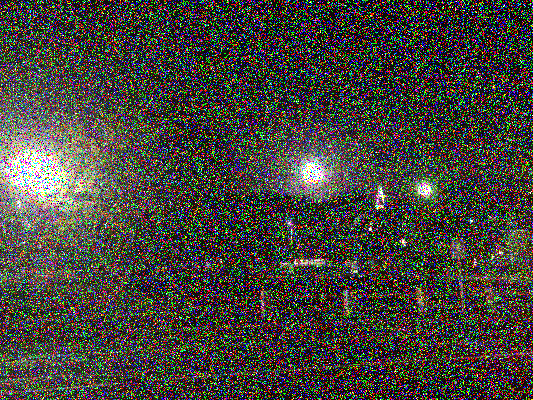
%> input picture footage/exercise.png, 533 x 400 px
$ octave Lecture_exercise.m   (GNU Octave 9; MATLAB toolbox functions it lacks are replaced by stand-ins)
%> lines starting %> are read from the running program, lines starting %| are printed output that depends on the picture
### function/SplitBregman.m
function img_denoised = SplitBregman(img_noisy, linear_solver_method, ...
    lambda, mu, OUTER_MIN_ITER, OUTER_MAX_ITER, OUTER_TOL, OUTER_ERROR, ...
    INNER_MAX_ITER, INNER_TOL)
[m,n] = size(img_noisy);
N  = m*n;
[nablaX, nablaY] = DifferenceMatrices(m,n);
A  = speye(N) + nablaX.'*nablaX + nablaY.'*nablaY;                          % {Ju: 看矩陣:full(A)}
f  = double(img_noisy(:))/255;                                               % {Ju: 轉成列向量(Nx1)}

% initialize
d  = zeros(N,1);
x  = d;
y  = d;
b1 = d;
b2 = d;
b3 = d;
u0 = f;
iterations = 0;

if strcmp(linear_solver_method, 'ssor')
    w = 1.2;
    [M1, M2] = SSOR_Precond(A, w);
else
    M1 = 0;
    M2 = 0;
end

while (OUTER_ERROR > OUTER_TOL && iterations < OUTER_MAX_ITER) || iterations <= OUTER_MIN_ITER
    iterations = iterations + 1;
    rhs = f - d + b1 + nablaX.'*(x-b2) + nablaY.'*(y-b3);
    u = LinearSysSolver(linear_solver_method, A, rhs, u0, INNER_MAX_ITER, INNER_TOL, M1, M2);
    d = shrink1(f-u+b1, lambda/mu/2);
    x = shrink1(nablaX*u+b2, 1/mu/2);
    y = shrink1(nablaY*u+b3, 1/mu/2);
    b1 = b1 + f-u-d;
    b2 = b2 + nablaX*u-x;
    b3 = b3 + nablaY*u-y;
    OUTER_ERROR = norm(u-u0)/norm(u);
%     fprintf('#(%2d)%s Error = %e\n', iterations, linear_solver_method, OUTER_ERROR);
    u0 = u;
end
img_denoised = uint8(reshape(u,m,n)*255);

### function/GradientMethod.m
function x = GradientMethod(A, rhs, x, MaxIter, Tol)
p = rhs - A*x;
Res = norm(p);
Iter = 0;
while Iter < MaxIter && Res > Tol
    Iter = Iter + 1;
    alpha = (p.'*p) / (p.'*(A*p));
    x = x + alpha*p;
    p = rhs - A*x;
    Res = norm(p);
end

### function/DifferenceMatrices.m
function [Gx, Gy] = DifferenceMatrices(m,n)
Dx = sparse(1:n-1, 1:n-1, -1, n, n) + sparse(1:n-1, 2:n, 1, n, n);
Gx = kron(Dx, speye(m));
Dy = sparse(1:m-1, 1:m-1, -1, m, m) + sparse(1:m-1, 2:m, 1, m, m);
Gy = kron(speye(n), Dy);

### function/LinearSysSolver.m
function u = LinearSysSolver(method, A, rhs, u0, maxiter, tol, M1, M2)
switch method
    case 'mld'
        u = A\rhs;                                                      % {En: Direct: mldivide}
    case 'g'
        u = GradientMethod(A, rhs, u0, maxiter, tol);                   % {En: Iterative(Symmetric): Gradient}
    case 'cg'
        u = ConjugateGradientMethod(A, rhs, u0, maxiter, tol);          % {En: Iterative(Symmetric): Conjugate Gradient}
    case 'cgs'
        [u, ~] = cgs(A, rhs, tol, maxiter, [], [], u0);                 % {En: Iterative(Nonsymmetric): Conjugate Gradient Square}
    case 'pcg'
        [u, ~] = pcg(A, rhs, tol, maxiter, [], [], u0);                 % {En: Iterative(Symmetric): Preconditioned Conjugate Gradient
    case 'ssor'
        [u, ~] = pcg(A, rhs, tol, maxiter, M1, M2, u0);
    otherwise
        fprintf('Error method\n');
end

### function/shrink1.m
function y = shrink1(x, alpha)
y = sign(x).*max(0,abs(x)-alpha);

### Lecture_exercise.m
%%
clc;clear;close all;

addpath("footage");
addpath("function");

rng(1);

Img = imread('exercise.png');
%> Img is the input picture: size 400x533x3 uint8; mean R, G, B 69.4, 67.3, 60.6
%%
lambda = 1;
mu     = 1;

MinIter = 5;
MaxIter = 30;
Tol   = 1;
Error = Inf;

maxiter = 30;
tol = 1e-3;

DenoisedImg = cat(3, ...
    SplitBregman(Img(:,:,1), 'g', lambda, mu, MinIter, MaxIter, Tol, Error, maxiter, tol), ...
    SplitBregman(Img(:,:,2), 'g', lambda, mu, MinIter, MaxIter, Tol, Error, maxiter, tol), ...
    SplitBregman(Img(:,:,3), 'g', lambda, mu, MinIter, MaxIter, Tol, Error, maxiter, tol));
%> the loop in SplitBregman, `while (OUTER_ERROR > OUTER_TOL && iterations < OUTER_MAX_ITER) || iter..` made 6 passes
%> OUTER_ERROR on passes 1 to 6: 0.792, 0.0912, 0.811, 0.221, 0.18, 0.191
%> after the loop in SplitBregman, `while (OUTER_ERROR > OUTER_TOL && iterations < OUTER_MAX_ITER) || iter..`: iterations = 6
%> in SplitBregman, `img_denoised = uint8(reshape(u,m,n)*255);`:
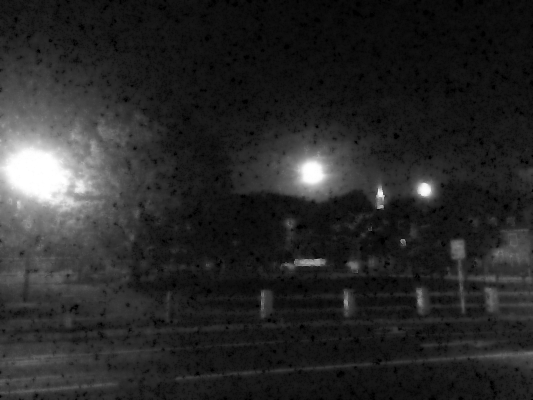
%> img_denoised: size 400x533 uint8; min 0, max 255, mean 40.5
%> call 2 of SplitBregman, with linear_solver_method = 'g', lambda = 1, mu = 1, OUTER_MIN_ITER = 5, OUTER_MAX_ITER = 30, OUTER_TOL = 1, OUTER_ERROR = Inf, INNER_MAX_ITER = 30
%> the loop in SplitBregman (call 2), `while (OUTER_ERROR > OUTER_TOL && iterations < OUTER_MAX_ITER) || iter..` made 6 passes
%> OUTER_ERROR on passes 1 to 6: 0.817, 0.0984, 0.853, 0.232, 0.187, 0.199
%> in SplitBregman (call 2), `img_denoised = uint8(reshape(u,m,n)*255);`:
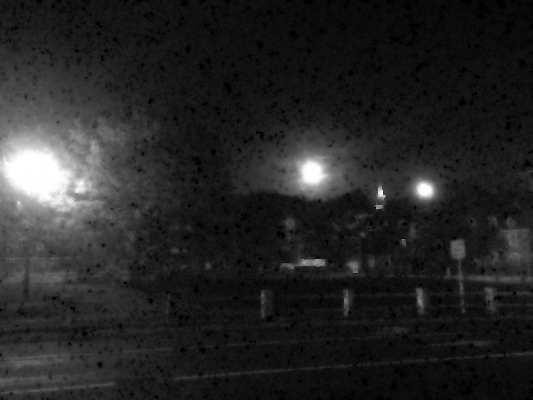
%> img_denoised: size 400x533 uint8; min 0, max 255, mean 37.2
%> call 3 of SplitBregman, with linear_solver_method = 'g', lambda = 1, mu = 1, OUTER_MIN_ITER = 5, OUTER_MAX_ITER = 30, OUTER_TOL = 1, OUTER_ERROR = Inf, INNER_MAX_ITER = 30
%> the loop in SplitBregman (call 3), `while (OUTER_ERROR > OUTER_TOL && iterations < OUTER_MAX_ITER) || iter..` made 6 passes
%> OUTER_ERROR on passes 1 to 6: 0.906, 0.128, 0.986, 0.253, 0.217, 0.227
%> in SplitBregman (call 3), `img_denoised = uint8(reshape(u,m,n)*255);`:
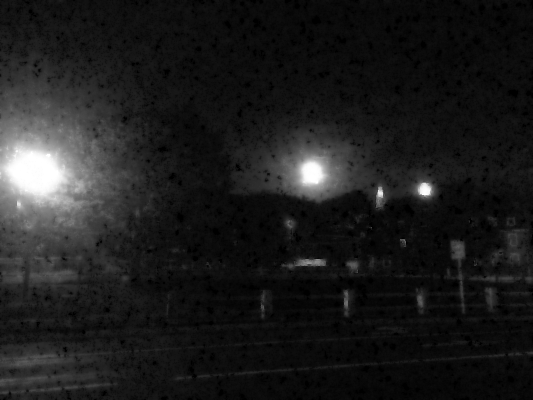
%> img_denoised: size 400x533 uint8; min 0, max 255, mean 28.9
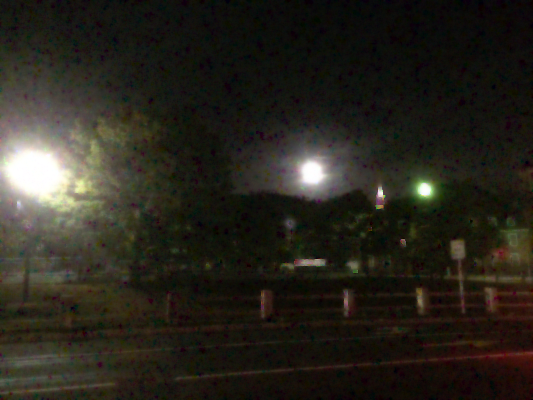
%> DenoisedImg: size 400x533x3 uint8; mean R, G, B 40.5, 37.2, 28.9

%%
%> (the run ends here)

$ run again, with footage/beach.jpg saved as footage/exercise.png
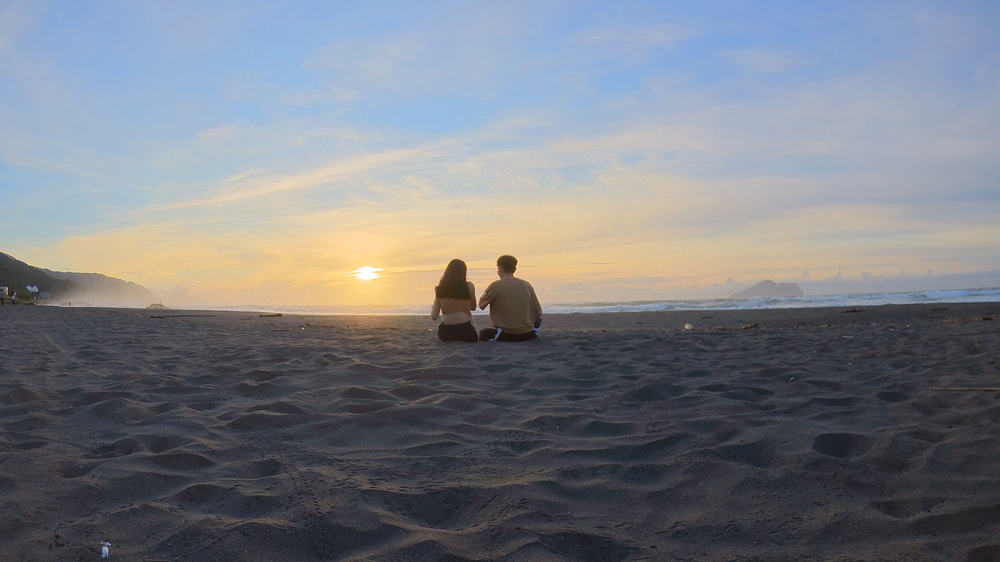
%> input picture footage/beach.jpg, 1000 x 562 px, shrunk from 3840 x 2160 before the run
%> Img is the input picture: size 562x1000x3 uint8; mean R, G, B 121.8, 125.1, 131.8
%> the loop in SplitBregman, `while (OUTER_ERROR > OUTER_TOL && iterations < OUTER_MAX_ITER) || iter..` made 6 passes
%> OUTER_ERROR on passes 1 to 6: 0.0245, 3.89e-06, 0.000232, 0.0021, 0.00502, 0.00524
%> after the loop in SplitBregman, `while (OUTER_ERROR > OUTER_TOL && iterations < OUTER_MAX_ITER) || iter..`: iterations = 6
%> the loop in SplitBregman (call 2), `while (OUTER_ERROR > OUTER_TOL && iterations < OUTER_MAX_ITER) || iter..` made 6 passes
%> OUTER_ERROR on passes 1 to 6: 0.0236, 3.42e-06, 0.000182, 0.00164, 0.00434, 0.00535
%> in SplitBregman (call 2), `img_denoised = uint8(reshape(u,m,n)*255);`:
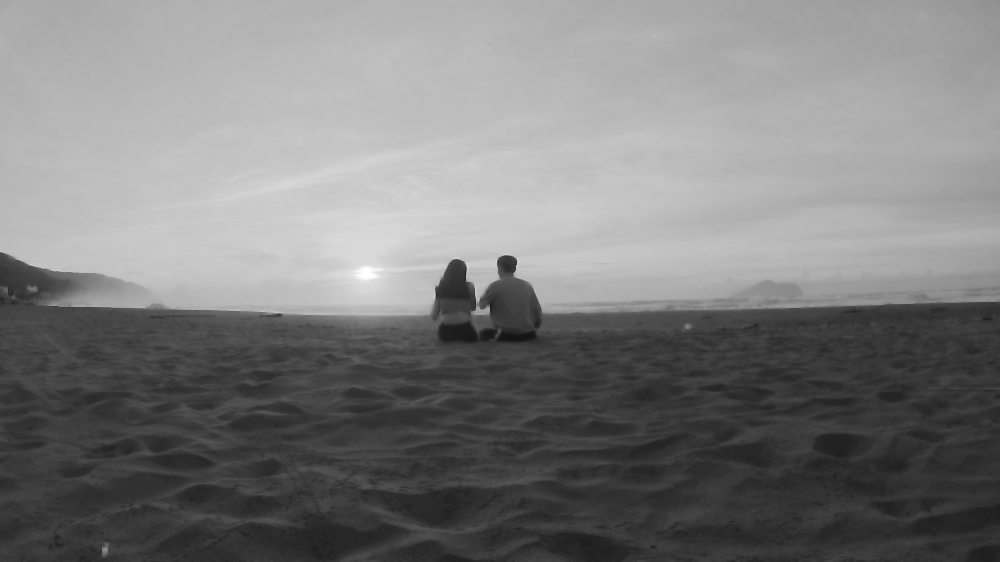
%> img_denoised: size 562x1000 uint8; min 19, max 255, mean 125.1
%> the loop in SplitBregman (call 3), `while (OUTER_ERROR > OUTER_TOL && iterations < OUTER_MAX_ITER) || iter..` made 6 passes
%> OUTER_ERROR on passes 1 to 6: 0.023, 3.22e-06, 0.000241, 0.00162, 0.00396, 0.00624
%> in SplitBregman (call 3), `img_denoised = uint8(reshape(u,m,n)*255);`:
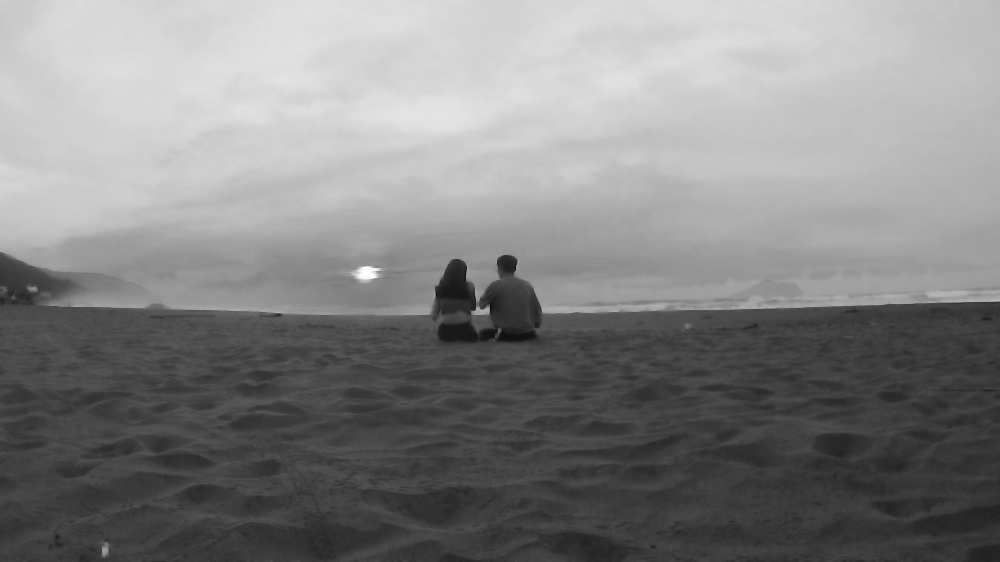
%> img_denoised: size 562x1000 uint8; min 8, max 255, mean 131.8
